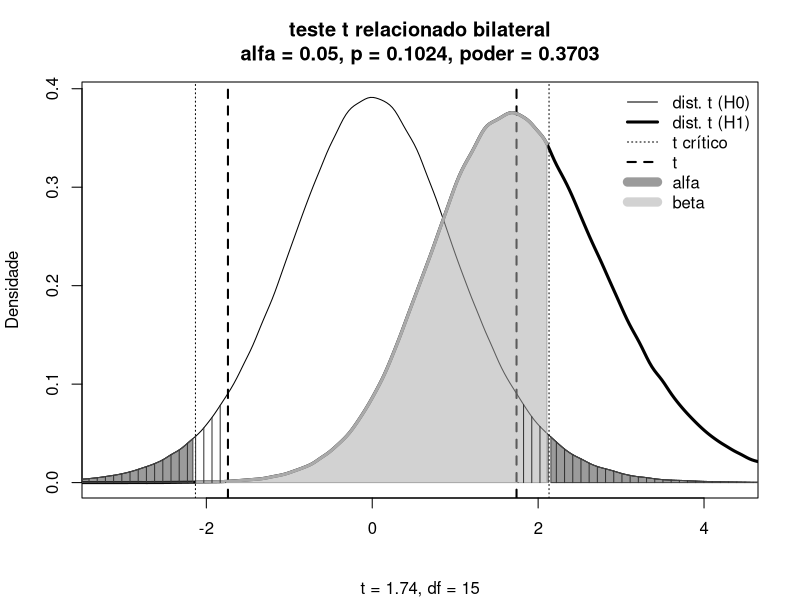

Source code (R):
# Teste t relacionado bilateral
# Referencial teorico da distribuicao t central e nao-central

n <- 16
mediaA <- 4.8; mediaB <- 5.6
dpA <- 1.8; dpB <- 1.2
r <- 0.3
alfa <- 0.05
dif <- mediaB - mediaA
df <- n - 1
ep <- sqrt((dpA^2 + dpB^2 - 2*r*dpA*dpB)/n)
t <- dif/ep
p <- 2*pt(-abs(t),df)
eta2 <- t^2/(t^2 + df)
ncp <- t # ncp = estatistica de teste t
# media e dp das dist. t central e nao-central
mediaH0 <- 0
dpH0 <- sqrt(df/(df-2))
beta <- sqrt(df/2)*gamma((df-1)/2)/gamma(df/2)
mediaH1 <- ncp*beta
dpH1 <- sqrt(((df*(1+ncp^2))/(df-2))-mediaH1^2)
# distribuicao t sob H0 (central: ncp = 0)
tH0 <- rt(1e6, df)
dtH0 <- density(tH0)
# distribuicao t sob H1 (nao-central: ncp = t)
tH1 <- rt(1e6, df, ncp)
dtH1 <- density(tH1)
# quantis criticos de (1-alfa/2)% e poder
q <- c(qt(alfa/2,df), qt(alfa/2,df,lower.tail=FALSE))
poder <- pt(q[1],df,ncp)+(1-pt(q[2],df,ncp))
# Grafico
x_min = max(c( min(c(dtH0$x,dtH1$x)), if(t<0){-2.5*abs(t)}else{-1.5*abs(q)} ))
x_max = min(c( max(c(dtH0$x,dtH1$x)), if(t>0){ 2.5*abs(t)}else{ 1.5*abs(q)} ))
# formato de p
p_txt <- paste("p = ",round(p,4),sep="")
if(p<1e-4){p_txt <- paste("p = ",format(p, format = "e", digits = 2),sep="")}
if(p==1){p_txt <- "p > 0.9999"}
plot(dtH0,type="l",
     main=paste("teste t relacionado bilateral\n",
                "alfa = ",alfa,", ",p_txt,", poder = ",round(poder,4),
                sep=""),
     sub=paste("t = ",round(t,2),", df = ",round(df,2),sep=""),
     xlab=NA,ylab="Densidade",
     xlim = c(x_min,x_max),
     lwd=1, lty=1, col="#000000"
)
lines(dtH1,lwd=3, lty=1, col="#000000")
abline(v=q[1], lwd=1, lty = 3, col="#000000")
abline(v=q[2], lwd=1, lty = 3, col="#000000")
abline(v=-abs(t), lwd=2, lty = 2, col="#000000")
abline(v=abs(t), lwd=2, lty = 2, col="#000000")
# area de alfa
# esquerda
alfa_x <- c(dtH0$x[dtH0$x<=q[1]]) 
alfa_y <- c(dtH0$y[dtH0$x<=q[1]])
lines(alfa_x, alfa_y, col="#444444", lwd=1)
alfa_x <- c(min(alfa_x),alfa_x,max(alfa_x))  
alfa_y <- c(0,alfa_y,0)
polygon(alfa_x, alfa_y, col="#44444488", border="#444444")
# direita
alfa_x <- c(dtH0$x[dtH0$x>=q[2]]) 
alfa_y <- c(dtH0$y[dtH0$x>=q[2]])
lines(alfa_x, alfa_y, col="#444444", lwd=1)
alfa_x <- c(min(alfa_x),alfa_x,max(alfa_x))  
alfa_y <- c(0,alfa_y,0)
polygon(alfa_x, alfa_y, col="#44444488", border="#444444")

# area beta (1-poder)
beta_x <- c(dtH1$x[dtH1$x>=q[1]&dtH1$x<=q[2]]) 
beta_y <- c(dtH1$y[dtH1$x>=q[1]&dtH1$x<=q[2]])
lines(beta_x, beta_y, col="#aaaaaa", lwd=3)
beta_x <- c(min(beta_x),beta_x,max(beta_x))  
beta_y <- c(0,beta_y,0)
polygon(beta_x, beta_y, col="#aaaaaa88", border="#aaaaaa")

# area de p
if (p>alfa) {p_cor="#333333"} else {p_cor="#ffffff"}
# esquerda
p_x <- c(dtH0$x[dtH0$x<=-abs(t)]) 
p_x <- c(min(p_x),p_x,max(p_x))  
p_y <- c(dtH0$y[dtH0$x<=-abs(t)])
p_y <- c(0,p_y,0)
hachura_x <- c()
hachura_y <- c()
for (a in seq(from=1, to=length(p_x), by=3))
{
  hachura_x <- c(hachura_x, p_x[a])
  hachura_y <- c(hachura_y, p_y[a])
}
if (max(hachura_y)<0.005) 
{
  hachura_y <- rep( 0.005,length(hachura_y)); p_cor="#000000";
}
lines(hachura_x,hachura_y,type="h",lwd=1,lty=1,col=p_cor)
# direita
p_x <- c(dtH0$x[dtH0$x>=abs(t)]) 
p_x <- c(min(p_x),p_x,max(p_x))  
p_y <- c(dtH0$y[dtH0$x>=abs(t)])
p_y <- c(0,p_y,0)
hachura_x <- c()
hachura_y <- c()
for (a in seq(from=1, to=length(p_x), by=3))
{
  hachura_x <- c(hachura_x, p_x[a])
  hachura_y <- c(hachura_y, p_y[a])
}
if (max(hachura_y)<0.005) 
{
  hachura_y <- rep( 0.005,length(hachura_y)); p_cor="#000000";
}
lines(hachura_x,hachura_y,type="h",lwd=1,lty=1,col=p_cor)
# legenda
if (abs(x_min)<abs(x_max)) {posleg <- "topright"} else {posleg <- "topleft"}
legend(posleg, 
       c(
         "dist. t (H0)", "dist. t (H1)", "t crítico", "t", "alfa", "beta"
       ), 
       col=c("#000000","#000000","#000000","#000000","#44444488","#aaaaaa88"),
       lwd=c(1,3,1,2,9,9), 
       lty=c(1,1,3,2,1,1), 
       box.lwd=0, bg="transparent")  



